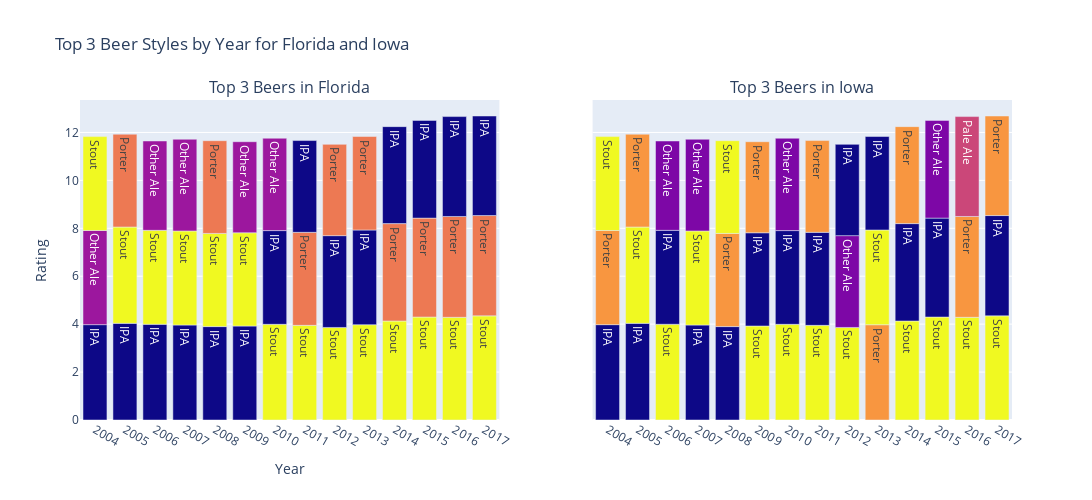

Notebook cell for this chart:
### Code cell
# Compare top3 favourite beer styles between two selected states
object_class = favourite_beers_processing.FavouriteBeers(results)
top_three = object_class.threefavbeer_for_barplotting()

state1 = 'Florida'
state2 = 'Iowa'
plot_state_map.barplot_threefav_styles_compare(top_three, state1, state2)

### Figure 1 — Plotly figure (JSON) as saved in the notebook; plotly's stock layout.template omitted (floating-point values rounded to 4 significant figures)
{"data": [{"hovertemplate": "<b>%{text}</b><br>Rating: %{y}<extra></extra>", "marker": {"color": [0, 1, 3, 0, 3, 2, 0, 3, 1, 0, 3, 1, 0, 3, 2, 0, 3, 1, 3, 0, 1, 3, 2, 0, 3, 0, 2, 3, 0, 2, 3, 2, 0, 3, 2, 0, 3, 2, 0, 3, 2, 0]}, "name": "Top 3 Beers - Florida", "text": ["IPA", "Other Ale", "Stout", "IPA", "Stout", "Porter", "IPA", "Stout", "Other Ale", "IPA", "Stout", "Other Ale", "IPA", "Stout", "Porter", "IPA", "Stout", "Other Ale", "Stout", "IPA", "Other Ale", "Stout", "Porter", "IPA", "Stout", "IPA", "Porter", "Stout", "IPA", "Porter", "Stout", "Porter", "IPA", "Stout", "Porter", "IPA", "Stout", "Porter", "IPA", "Stout", "Porter", "IPA"], "type": "bar", "x": ["2004", "2004", "2004", "2005", "2005", "2005", "2006", "2006", "2006", "2007", "2007", "2007", "2008", "2008", "2008", "2009", "2009", "2009", "2010", "2010", "2010", "2011", "2011", "2011", "2012", "2012", "2012", "2013", "2013", "2013", "2014", "2014", "2014", "2015", "2015", "2015", "2016", "2016", "2016", "2017", "2017", "2017"], "xaxis": "x", "y": [3.98, 3.929, 3.917, 4.034, 4.019, 3.874, 3.995, 3.921, 3.729, 3.965, 3.924, 3.829, 3.899, 3.887, 3.871, 3.922, 3.892, 3.8, 3.993, 3.912, 3.854, 3.95, 3.882, 3.83, 3.862, 3.832, 3.809, 3.977, 3.952, 3.902, 4.131, 4.066, 4.046, 4.297, 4.129, 4.079, 4.286, 4.208, 4.169, 4.347, 4.186, 4.155], "yaxis": "y"}, {"hovertemplate": "<b>%{text}</b><br>Rating: %{y}<extra></extra>", "marker": {"color": [0, 3, 4, 0, 4, 3, 4, 0, 1, 0, 4, 1, 0, 3, 4, 4, 0, 3, 4, 0, 1, 4, 0, 3, 4, 1, 0, 3, 4, 0, 4, 0, 3, 4, 0, 1, 4, 3, 2, 4, 0, 3]}, "name": "Top 3 Beers - Iowa", "text": ["IPA", "Porter", "Stout", "IPA", "Stout", "Porter", "Stout", "IPA", "Other Ale", "IPA", "Stout", "Other Ale", "IPA", "Porter", "Stout", "Stout", "IPA", "Porter", "Stout", "IPA", "Other Ale", "Stout", "IPA", "Porter", "Stout", "Other Ale", "IPA", "Porter", "Stout", "IPA", "Stout", "IPA", "Porter", "Stout", "IPA", "Other Ale", "Stout", "Porter", "Pale Ale", "Stout", "IPA", "Porter"], "type": "bar", "x": ["2004", "2004", "2004", "2005", "2005", "2005", "2006", "2006", "2006", "2007", "2007", "2007", "2008", "2008", "2008", "2009", "2009", "2009", "2010", "2010", "2010", "2011", "2011", "2011", "2012", "2012", "2012", "2013", "2013", "2013", "2014", "2014", "2014", "2015", "2015", "2015", "2016", "2016", "2016", "2017", "2017", "2017"], "xaxis": "x2", "y": [3.98, 3.929, 3.917, 4.034, 4.019, 3.874, 3.995, 3.921, 3.729, 3.965, 3.924, 3.829, 3.899, 3.887, 3.871, 3.922, 3.892, 3.8, 3.993, 3.912, 3.854, 3.95, 3.882, 3.83, 3.862, 3.832, 3.809, 3.977, 3.952, 3.902, 4.131, 4.066, 4.046, 4.297, 4.129, 4.079, 4.286, 4.208, 4.169, 4.347, 4.186, 4.155], "yaxis": "y2"}], "layout": {"annotations": [{"font": {"size": 16}, "showarrow": false, "text": "Top 3 Beers in Florida", "x": 0.225, "xanchor": "center", "xref": "paper", "y": 1, "yanchor": "bottom", "yref": "paper"}, {"font": {"size": 16}, "showarrow": false, "text": "Top 3 Beers in Iowa", "x": 0.775, "xanchor": "center", "xref": "paper", "y": 1, "yanchor": "bottom", "yref": "paper"}], "barmode": "group", "height": 500, "showlegend": false, "title": {"text": "Top 3 Beer Styles by Year for Florida and Iowa"}, "width": 1200, "xaxis": {"anchor": "y", "domain": [0, 0.45], "title": {"text": "Year"}}, "xaxis2": {"anchor": "y2", "domain": [0.55, 1]}, "yaxis": {"anchor": "x", "domain": [0, 1], "title": {"text": "Rating"}}, "yaxis2": {"anchor": "x2", "domain": [0, 1], "matches": "y", "showticklabels": false}}}
